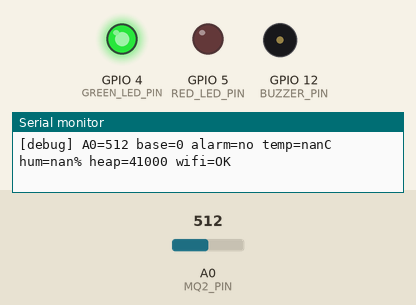
This sketch was run on a simulated ESP8266 (Wemos D1 mini). Shown: output pins drawn as LEDs (lit = HIGH), buzzer (waves = sounding), the last lines printed to the serial monitor. Inputs (shaded band) come from the test bench; at power-on: A0 (MQ2_PIN) = 512. WiFi joins after 1.5 s; servers stay silent unless stated; uploads are accepted with an empty reply; the local clock reads 2024-03-15 10:24:30 at power-on unless the sketch sets it; random numbers use the default seed unless the sketch sets one; not simulated (calls return 0 or success): secrets.h.

Above: at 2.3 s.
At 19.9 s:
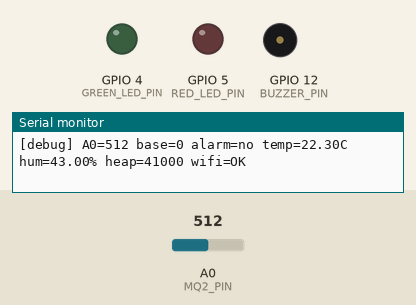
Timing chart, 0 to 24.4 s (numbered marks = the images above):
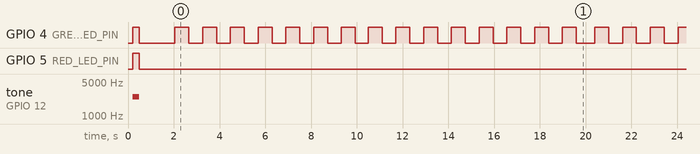

Measured:
- by itself, GPIO 4 (GREEN_LED_PIN): moves between LOW and HIGH, repeating every 19.4 s

The sketch:

gas_leak_firmware_mq2.ino
```cpp
// SafeAir — прошивка для D1 mini (ESP8266)
// Датчики: MQ-2 (аналоговый A0 через делитель 10k/10k), DHT11
// Исполнители: баззер-модуль (I/O на D6), красный и зелёный светодиоды
// Связь: HTTPS POST в Cloudflare Worker (heartbeat и события leak_start / leak_end)

#include <ESP8266WiFi.h>
#include <ESP8266HTTPClient.h>
#include <WiFiClientSecure.h>
#include <ArduinoJson.h>
#include <DHT.h>
#include <time.h>

// Пароли и секреты лежат в secrets.h (его нет в репозитории).
// Скопируй secrets.h.example в secrets.h и впиши свои значения.
#include "secrets.h"

// ====== WiFi ======
const char* ssid = WIFI_SSID;
const char* password = WIFI_PASSWORD;

// ====== Устройство ======
// deviceId должен совпадать с ID документа devices/{deviceId} в Firestore.
// deviceSecret — секрет платы; Worker сверяет его SHA-256 с полем secretHash.
const char* deviceId = DEVICE_ID;
const char* deviceSecret = DEVICE_SECRET;

// ====== URL Cloudflare Worker ======
const char* heartbeatUrl = WORKER_URL "/heartbeat";
const char* gasEventUrl  = WORKER_URL "/gasEvent";

// ====== Пины ======
#define MQ2_PIN     A0   // аналоговый выход MQ-2 (через делитель 10k/10k)
#define DHT_PIN     14   // D5
#define BUZZER_PIN  12   // D6
#define RED_LED_PIN 5    // D1
#define GREEN_LED_PIN 4  // D2

// ====== Настройка баззера ======
// Если баззер-модуль пищит сразу при включении и замолкает при тревоге —
// поставь BUZZER_ACTIVE_LOW = true.
// Если пищать он не хочет, а только щёлкает — это пассивный баззер:
// поставь BUZZER_PASSIVE = true.
// Проверено тестом: баззер пассивный, лучше всего звучит на 2500 Гц.
const bool BUZZER_PASSIVE = true;
const bool BUZZER_ACTIVE_LOW = false;
const int BUZZER_FREQ_HZ = 2500;

// ====== РЕЖИМ СИМУЛЯЦИИ (для проверки связи без нужных датчиков) ======
// SIMULATE_TEMP = true — DHT11 не читается, температура и влажность
//   придумываются: температура плавно растёт 22.0 -> 32.0 каждые 5 сек
//   и сбрасывается, влажность меняется 40..59.
// SIMULATE_GAS = true — MQ-2 не читается, раз в 90 секунд "газ"
//   подскакивает на 20 секунд (срабатывает тревога и уходят события).
// Сейчас: газ настоящий, температура придуманная.
const bool SIMULATE_TEMP = true;
const bool SIMULATE_GAS = false;

// ====== Настройка датчика газа ======
// Прогрев MQ-2 после включения питания. Для демонстрации 60 сек,
// для точной работы лучше 180000 (3 минуты). В симуляции газа — 15 сек.
const unsigned long WARMUP_MS = SIMULATE_GAS ? 15000UL : 60000UL;
// Последние CAL_WINDOW_MS прогрева идёт калибровка по чистому воздуху.
const unsigned long CAL_WINDOW_MS = 10000UL;
// Порог тревоги: значение A0 выше базового на ALARM_DELTA (шкала 0..1023).
// Тревога снимается, когда значение опустится ниже базового + CLEAR_DELTA.
// Подбирай по строке [debug] в мониторе порта.
const int ALARM_DELTA = 100;
const int CLEAR_DELTA = 50;

const unsigned long DEBOUNCE_MS = 300;
const unsigned long gasDuration = 5000UL; // как часто проверять, не ушёл ли газ

// ====== DHT11 ======
DHT dht(DHT_PIN, DHT11);
const unsigned long DHT_INTERVAL = 5000UL;
unsigned long lastDhtRead = 0;
float lastTemp = NAN;
float lastHum = NAN;

// ====== Состояние ======
bool calibrated = false;
long calSum = 0;
int calCount = 0;
int baseline = 0;
int lastGasRaw = 0;

bool stableGas = false;     // газ подтверждён дебаунсом
bool lastRawGas = false;
unsigned long lastChangeTime = 0;

bool gasActive = false;
unsigned long gasStartTime = 0;
unsigned long alarmFirstMillis = 0;

// ====== Общий TLS-клиент ======
WiFiClientSecure secureClient;

// ====== Heartbeat и лог ======
unsigned long lastHeartbeat = 0;
const unsigned long HEARTBEAT_INTERVAL = 10000UL; // раз в 10 сек
unsigned long lastLog = 0;

// ====== Баззер ======
void buzzerOn() {
  if (BUZZER_PASSIVE) {
    tone(BUZZER_PIN, BUZZER_FREQ_HZ);
  } else {
    digitalWrite(BUZZER_PIN, BUZZER_ACTIVE_LOW ? LOW : HIGH);
  }
}

void buzzerOff() {
  if (BUZZER_PASSIVE) {
    noTone(BUZZER_PIN);
    digitalWrite(BUZZER_PIN, BUZZER_ACTIVE_LOW ? HIGH : LOW);
  } else {
    digitalWrite(BUZZER_PIN, BUZZER_ACTIVE_LOW ? HIGH : LOW);
  }
}

// ====== Симулированные значения (режим SIMULATE) ======
int simGas() {
  unsigned long phase = (millis() / 1000UL) % 90UL;
  if (phase >= 60 && phase < 80) {
    return 650; // "утечка" на 20 секунд
  }
  return 200 + (int)random(-8, 9); // чистый воздух с небольшим шумом
}

float simTemp() {
  return 22.0f + ((millis() / 5000UL) % 100UL) * 0.1f; // 22.0 ... 31.9
}

float simHum() {
  return 40.0f + (float)((millis() / 5000UL) % 20UL); // 40 ... 59
}

// ====== Чтение MQ-2 (среднее из 10 замеров) ======
int readGas() {
  if (SIMULATE_GAS) {
    return simGas();
  }
  long sum = 0;
  for (int i = 0; i < 10; i++) {
    sum += analogRead(MQ2_PIN);
    delay(2);
  }
  return (int)(sum / 10);
}

void setup() {
  Serial.begin(115200);
  delay(200);
  Serial.println("\n=== SafeAir (MQ-2 + DHT11) ===");
  Serial.print("Reset reason: ");
  Serial.println(ESP.getResetReason());

  pinMode(BUZZER_PIN, OUTPUT);
  pinMode(GREEN_LED_PIN, OUTPUT);
  pinMode(RED_LED_PIN, OUTPUT);
  buzzerOff();
  digitalWrite(GREEN_LED_PIN, LOW);
  digitalWrite(RED_LED_PIN, LOW);

  dht.begin();

  // Самотест: оба светодиода и короткий писк
  digitalWrite(GREEN_LED_PIN, HIGH);
  digitalWrite(RED_LED_PIN, HIGH);
  buzzerOn();
  delay(300);
  buzzerOff();
  digitalWrite(RED_LED_PIN, LOW);
  digitalWrite(GREEN_LED_PIN, LOW);

  WiFi.mode(WIFI_STA);
  WiFi.begin(ssid, password);

  Serial.print("Connecting to WiFi");
  while (WiFi.status() != WL_CONNECTED) {
    delay(500);
    Serial.print(".");
  }
  Serial.println("\nWiFi подключен. IP: " + WiFi.localIP().toString());

  // NTP — нужен для проверки сроков TLS-сертификата (UTC+5)
  configTime(5 * 3600, 0, "pool.ntp.org", "time.nist.gov");
  Serial.print("Синхронизация времени");
  time_t now = time(nullptr);
  while (now < 100000) {
    delay(500);
    Serial.print(".");
    now = time(nullptr);
  }
  Serial.println("\nВремя синхронизировано");

  secureClient.setInsecure();
  secureClient.setBufferSizes(4096, 1024);

  Serial.print("Free heap после setup(): ");
  Serial.println(ESP.getFreeHeap());
  if (SIMULATE_TEMP) {
    Serial.println("*** Температура и влажность СИМУЛИРУЮТСЯ (DHT11 не читается) ***");
  }
  if (SIMULATE_GAS) {
    Serial.println("*** Газ СИМУЛИРУЕТСЯ (MQ-2 не читается) ***");
  }
  Serial.println("Прогрев MQ-2, тревога отключена до конца прогрева...");
}

void loop() {
  unsigned long now = millis();
  lastGasRaw = readGas();

  // ====== DHT11 раз в 5 сек ======
  if (now - lastDhtRead >= DHT_INTERVAL) {
    lastDhtRead = now;
    if (SIMULATE_TEMP) {
      lastTemp = simTemp();
      lastHum = simHum();
    } else {
      float t = dht.readTemperature();
      float h = dht.readHumidity();
      if (!isnan(t)) lastTemp = t;
      if (!isnan(h)) lastHum = h;
    }
  }

  // ====== Прогрев и калибровка ======
  if (!calibrated) {
    static unsigned long lastWarmBlink = 0;
    static bool warmLed = false;
    if (now - lastWarmBlink > 500) {
      warmLed = !warmLed;
      digitalWrite(GREEN_LED_PIN, warmLed);
      lastWarmBlink = now;
    }

    if (now >= WARMUP_MS - CAL_WINDOW_MS && now < WARMUP_MS) {
      calSum += lastGasRaw;
      calCount++;
    }

    if (now >= WARMUP_MS) {
      if (calCount == 0) {
        // Прогрев уже закончился, пока плата подключалась к WiFi
        for (int i = 0; i < 30; i++) {
          calSum += readGas();
          calCount++;
          delay(50);
        }
      }
      baseline = (int)(calSum / calCount);
      calibrated = true;
      digitalWrite(GREEN_LED_PIN, HIGH);
      Serial.print("Калибровка готова. Базовое значение A0 = ");
      Serial.println(baseline);
      Serial.print("Тревога при A0 > ");
      Serial.println(baseline + ALARM_DELTA);
    }
  }

  // ====== Детектор газа с гистерезисом и дебаунсом ======
  if (calibrated) {
    int threshold = stableGas ? (baseline + CLEAR_DELTA) : (baseline + ALARM_DELTA);
    bool rawGas = lastGasRaw > threshold;

    if (rawGas != lastRawGas) {
      lastChangeTime = now;
      lastRawGas = rawGas;
    }
    if (now - lastChangeTime > DEBOUNCE_MS) {
      stableGas = rawGas;
    }

    if (stableGas && !gasActive) {
      Serial.println("\nЗАПУСК ТРЕВОГИ!");
      startAlarm();
      sendGasEvent("leak_start", -1);
    }

    if (gasActive) {
      handleAlarm();
    }
  }

  // ====== Heartbeat ======
  if (now - lastHeartbeat > HEARTBEAT_INTERVAL) {
    lastHeartbeat = now;
    sendHeartbeat();
  }

  // ====== Отладочный лог раз в секунду ======
  if (now - lastLog > 1000) {
    lastLog = now;
    Serial.print("[debug] A0=");
    Serial.print(lastGasRaw);
    Serial.print(" base=");
    Serial.print(baseline);
    Serial.print(" alarm=");
    Serial.print(gasActive ? "YES" : "no");
    Serial.print(" temp=");
    Serial.print(lastTemp);
    Serial.print("C hum=");
    Serial.print(lastHum);
    Serial.print("% heap=");
    Serial.print(ESP.getFreeHeap());
    Serial.print(" wifi=");
    Serial.println(WiFi.status() == WL_CONNECTED ? "OK" : "DOWN");
  }

  delay(100);
}

void startAlarm() {
  buzzerOn();
  gasStartTime = millis();
  alarmFirstMillis = millis();
  gasActive = true;
  digitalWrite(GREEN_LED_PIN, LOW);
}

void handleAlarm() {
  static unsigned long lastBlink = 0;
  static bool redOn = false;

  if (millis() - lastBlink > 300) {
    redOn = !redOn;
    digitalWrite(RED_LED_PIN, redOn);
    lastBlink = millis();
  }

  // Раз в 5 секунд проверяем, не ушёл ли газ (по дебаунсированному состоянию)
  if (millis() - gasStartTime >= gasDuration) {
    if (stableGas) {
      gasStartTime = millis();
    } else {
      unsigned long durationSec = (millis() - alarmFirstMillis) / 1000;
      stopAlarm();
      sendGasEvent("leak_end", (long)durationSec);
    }
  }
}

void stopAlarm() {
  buzzerOff();
  gasActive = false;
  digitalWrite(RED_LED_PIN, LOW);
  digitalWrite(GREEN_LED_PIN, HIGH);
}

// ====== Heartbeat в Cloudflare Worker ======
void sendHeartbeat() {
  if (WiFi.status() != WL_CONNECTED) return;

  StaticJsonDocument<256> doc;
  doc["deviceId"] = deviceId;
  doc["secret"] = deviceSecret;
  doc["gas"] = lastGasRaw;
  if (!isnan(lastTemp)) doc["temp"] = lastTemp;
  if (!isnan(lastHum)) doc["hum"] = lastHum;

  String body;
  serializeJson(doc, body);

  String response;
  int httpCode = postJson(heartbeatUrl, body, response);

  Serial.print("[heartbeat] HTTP ");
  Serial.println(httpCode);
  if (httpCode != 200) {
    Serial.println("[heartbeat] ответ: " + response);
  }
}

// ====== Событие утечки в Cloudflare Worker ======
// durationSec = -1 означает "не указывать поле" (для leak_start)
void sendGasEvent(const char* type, long durationSec) {
  if (WiFi.status() != WL_CONNECTED) {
    Serial.println("Нет WiFi, событие " + String(type) + " не отправлено");
    return;
  }

  StaticJsonDocument<256> doc;
  doc["deviceId"] = deviceId;
  doc["secret"] = deviceSecret;
  doc["type"] = type;
  if (durationSec >= 0) {
    doc["durationSec"] = durationSec;
  }
  doc["gas"] = lastGasRaw;
  if (!isnan(lastTemp)) doc["temp"] = lastTemp;

  String body;
  serializeJson(doc, body);

  String response;
  int httpCode = postJson(gasEventUrl, body, response);

  Serial.print("[gasEvent:");
  Serial.print(type);
  Serial.print("] HTTP ");
  Serial.println(httpCode);
  if (httpCode != 200) {
    Serial.println("[gasEvent] ответ: " + response);
  }
}

// ====== HTTPS POST с JSON-телом ======
int postJson(const char* url, const String& jsonBody, String& responseOut) {
  HTTPClient http;

  if (!http.begin(secureClient, url)) {
    responseOut = "http.begin() failed";
    return -1;
  }

  http.addHeader("Content-Type", "application/json");
  http.setTimeout(10000);

  int httpCode = http.POST(jsonBody);
  if (httpCode > 0) {
    responseOut = http.getString();
  } else {
    responseOut = http.errorToString(httpCode);
  }

  http.end();
  return httpCode;
}
```
